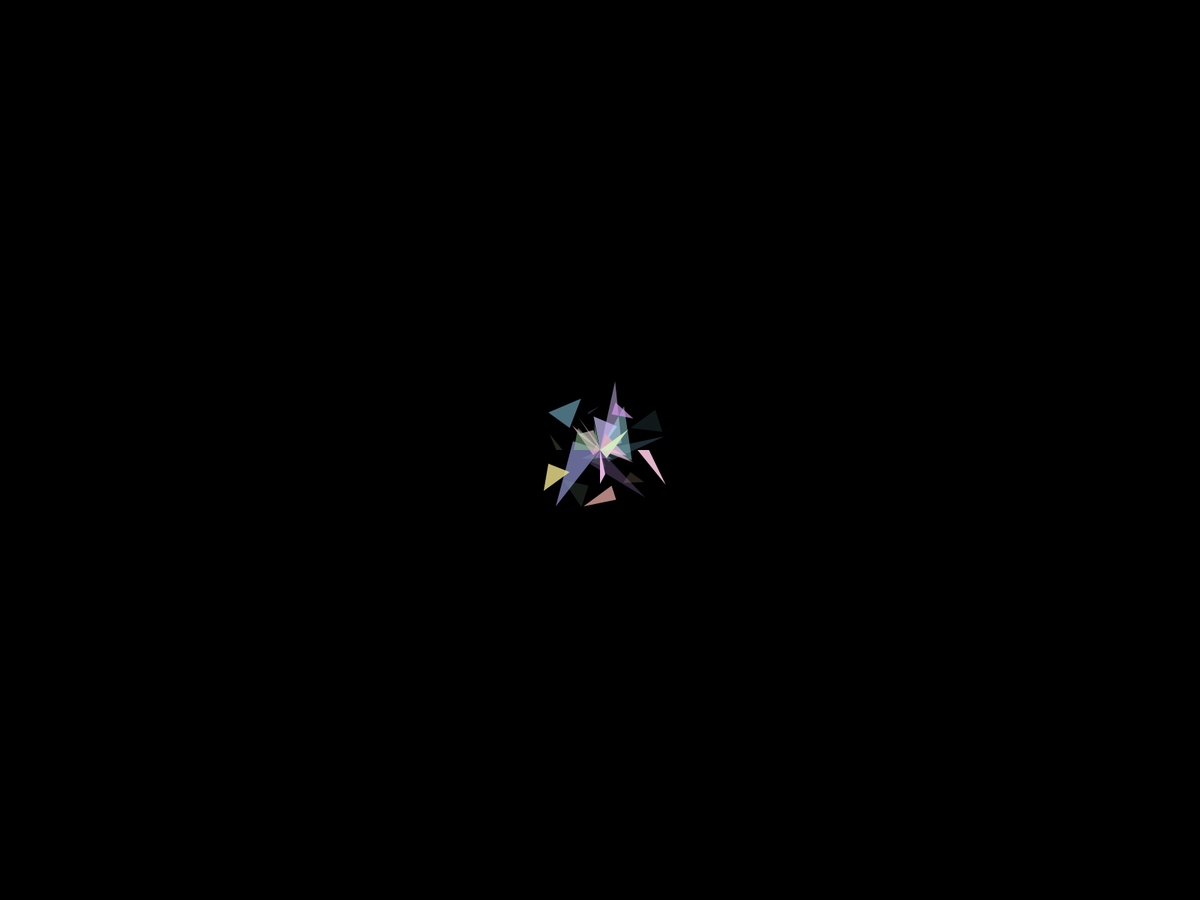
Frame 1 (no input)
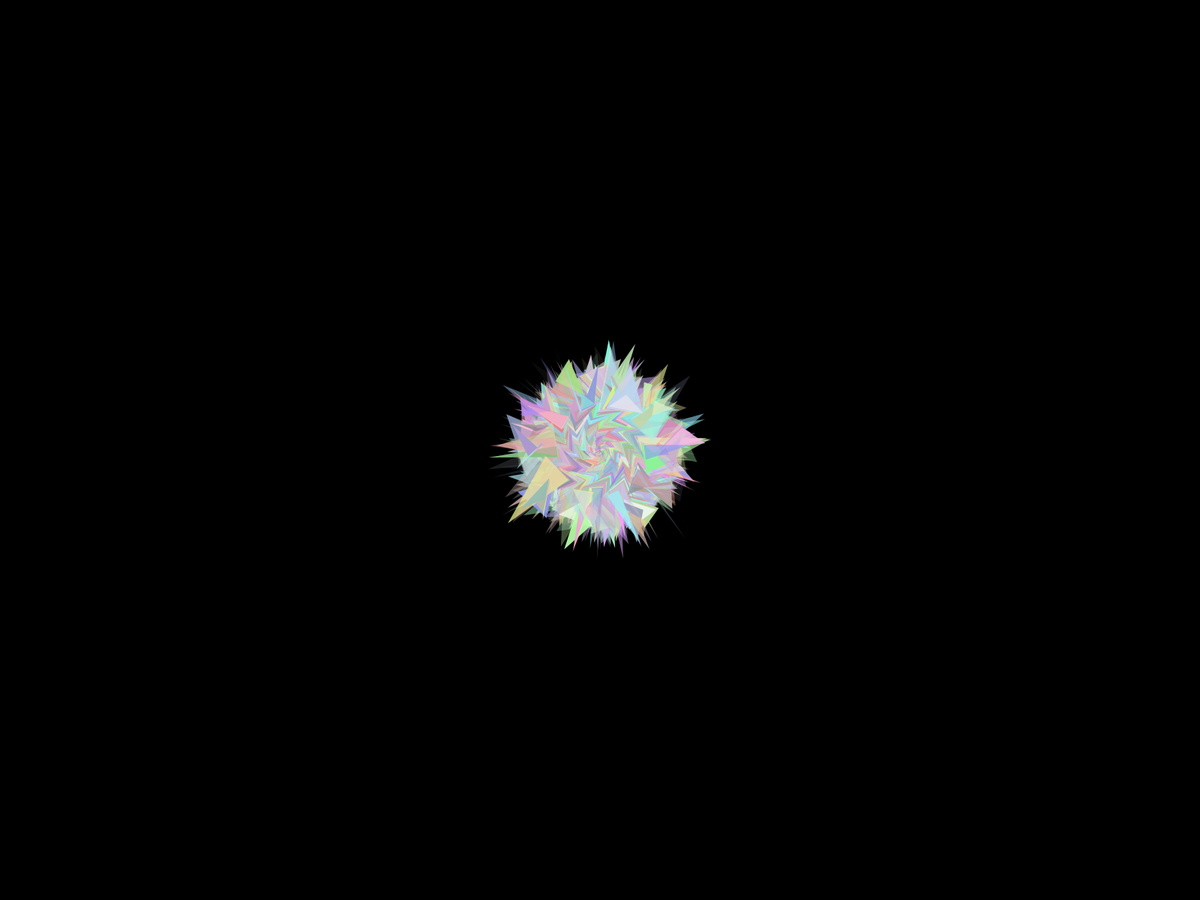
Frame 60 (the mouse pressed at the canvas centre just before this capture)
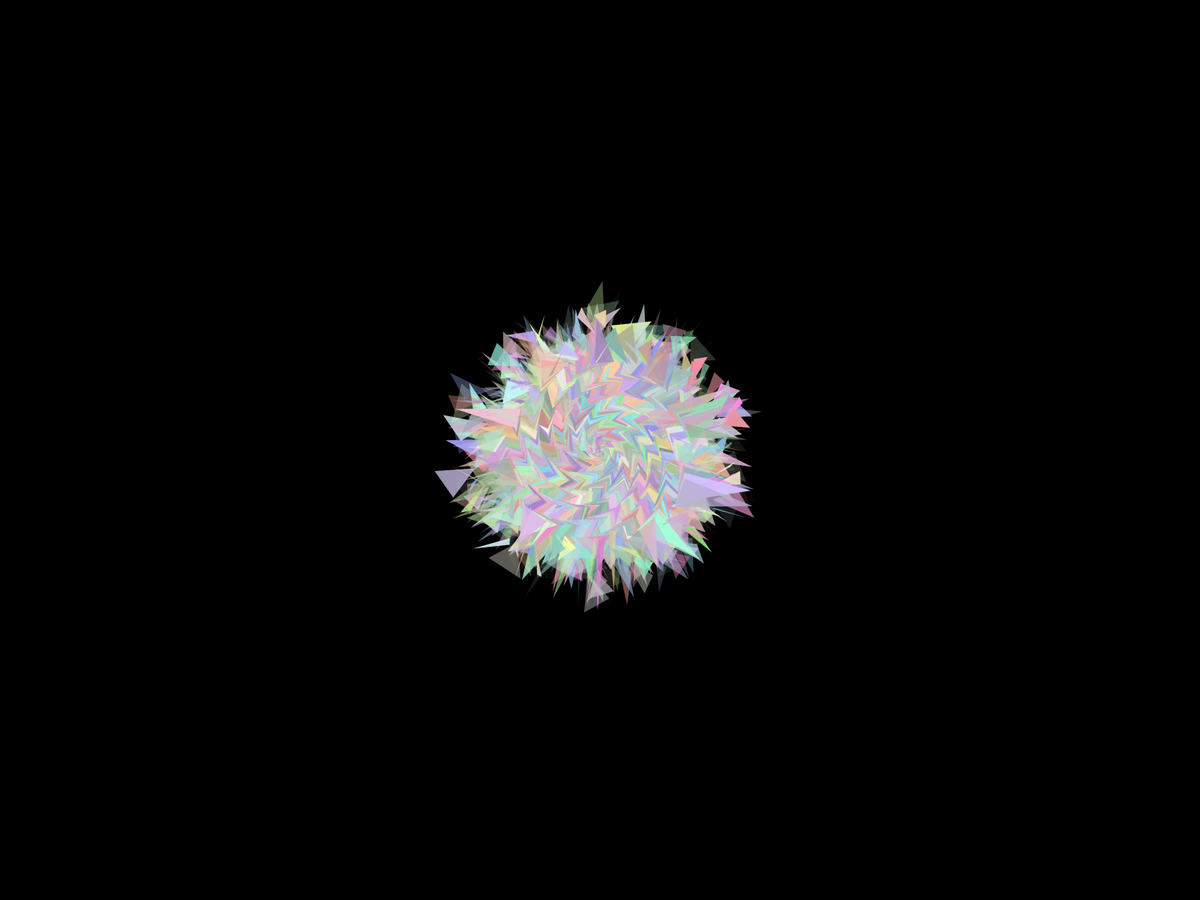
Frame 120 (the mouse held since frame 60 and released just before this capture)

The Processing sketch that drew these frames (run headless with seeded random() and noise(); from frame 60 on, the mouse is pressed at the canvas centre):

// Processing sketch: Headache
// ── Headache.pde
float angle, x, vx,y,vy;
void setup() {
  fullScreen();
  vx=1;
  vy=1;
   background(0);

}
void draw() {
  translate(width/2, height/2);
  noStroke();
  rotate(angle);
  int n=10;
  for (int i=0; i<n; i++) {
    rotate(TWO_PI/n);
    fill(random(130,255),random(130,255),random(130,255), random(0, 255));
    triangle(x, 0, x+random(100),random(50), x, random(50));
    fill(random(130,255),random(130,255),random(130,255), random(0, 255));
    triangle(50,y,50+random(50),y+random(50),50+random(50),y);
    fill(random(130,255),random(130,255),random(130,255), random(0, 255));
    triangle(x,y,x+random(50),y+random(50),x+random(50),y);
  }
  angle+=random(0.06);
  x+=vx;
  y+=vy;
  if (x>width/2 || x<0) {
    x=0;
    background(0);
    angle=0;
  }
  if (y>height/2 || y<0) {
    y=0;
    background(0);
    angle =0;
  }
}
